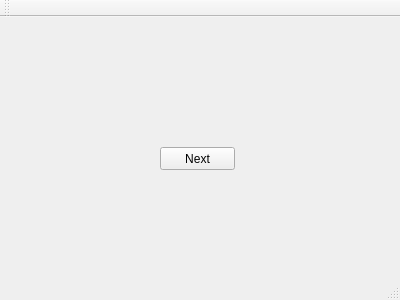
<?xml version="1.0" encoding="UTF-8"?>
<ui version="4.0">
 <class>MainWindow</class>
 <widget class="QMainWindow" name="MainWindow">
  <property name="geometry">
   <rect>
    <x>0</x>
    <y>0</y>
    <width>400</width>
    <height>300</height>
   </rect>
  </property>
  <property name="windowTitle">
   <string>MainWindow</string>
  </property>
  <widget class="QWidget" name="centralWidget">
   <widget class="QPushButton" name="pushButton">
    <property name="geometry">
     <rect>
      <x>160</x>
      <y>130</y>
      <width>75</width>
      <height>23</height>
     </rect>
    </property>
    <property name="text">
     <string>Next</string>
    </property>
   </widget>
  </widget>
  <widget class="QMenuBar" name="menuBar">
   <property name="geometry">
    <rect>
     <x>0</x>
     <y>0</y>
     <width>400</width>
     <height>21</height>
    </rect>
   </property>
  </widget>
  <widget class="QToolBar" name="mainToolBar">
   <attribute name="toolBarArea">
    <enum>TopToolBarArea</enum>
   </attribute>
   <attribute name="toolBarBreak">
    <bool>false</bool>
   </attribute>
  </widget>
  <widget class="QStatusBar" name="statusBar"/>
 </widget>
 <layoutdefault spacing="6" margin="11"/>
 <resources/>
 <connections/>
</ui>
